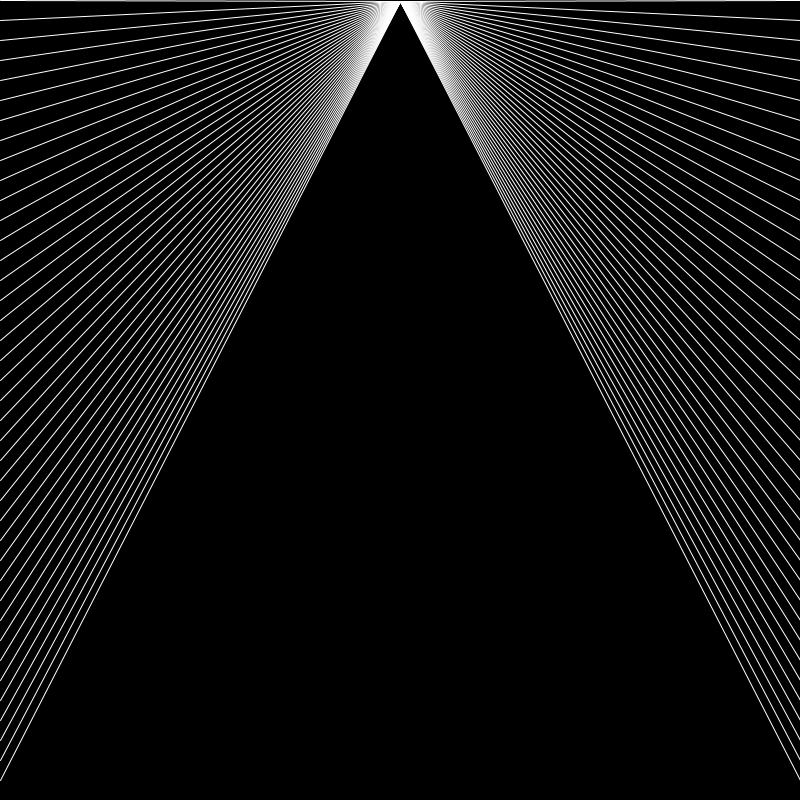
Frame 1 (no input)
Frame 60 (the mouse pressed at the canvas centre just before this capture): identical to frame 1, image omitted
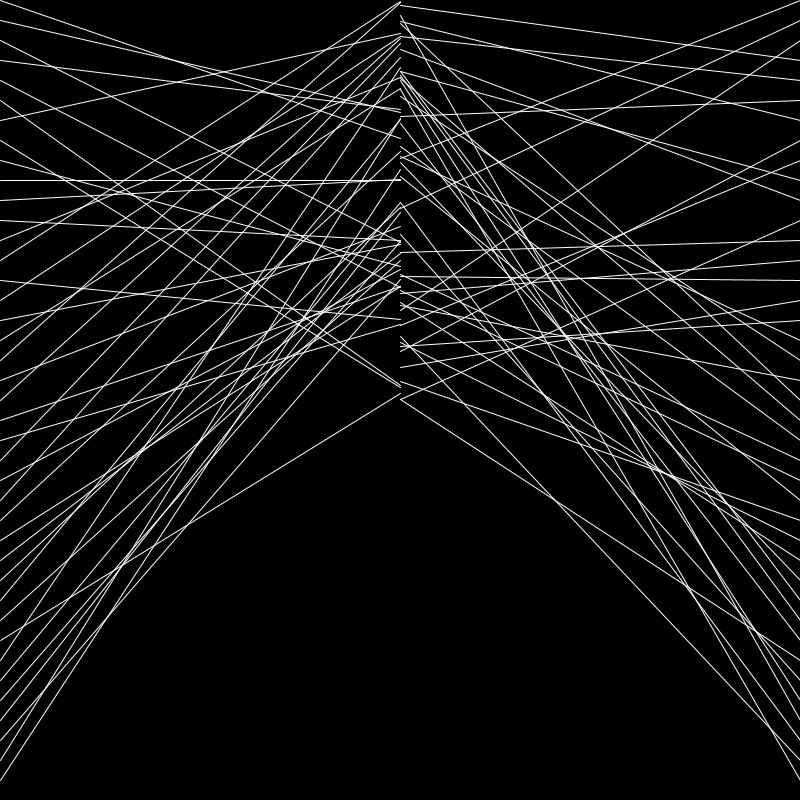
Frame 120 (the mouse held since frame 60 and released just before this capture)

The Processing sketch that drew these frames (run headless with seeded random() and noise(); from frame 60 on, the mouse is pressed at the canvas centre):

// Processing sketch: LSI_035_forLoopDiagonal2XLinesRandom
// ── LSI_035_forLoopDiagonal2XLinesRandom.pde


void setup(){
size(800,800);  
  
}

void draw(){
 
background(0);

noFill();


stroke(255);  

for (int i=0; i<height; i=i+20){  
 
  line(0,i,width/2,random(mouseX)+1);  
}

for (int i=0; i<height; i=i+20){ 

  line(width,i,width/2,random(mouseX)+1);  
}

  
}
